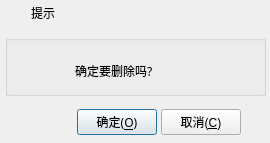
<?xml version="1.0" encoding="UTF-8"?>
<ui version="4.0">
 <class>frmMessageBox</class>
 <widget class="QDialog" name="frmMessageBox">
  <property name="geometry">
   <rect>
    <x>0</x>
    <y>0</y>
    <width>270</width>
    <height>143</height>
   </rect>
  </property>
  <property name="windowTitle">
   <string>提示</string>
  </property>
  <layout class="QVBoxLayout" name="verticalLayout">
   <property name="spacing">
    <number>0</number>
   </property>
   <property name="margin">
    <number>0</number>
   </property>
   <item>
    <widget class="QWidget" name="widget_title" native="true">
     <property name="sizePolicy">
      <sizepolicy hsizetype="Preferred" vsizetype="Fixed">
       <horstretch>0</horstretch>
       <verstretch>0</verstretch>
      </sizepolicy>
     </property>
     <property name="minimumSize">
      <size>
       <width>100</width>
       <height>25</height>
      </size>
     </property>
     <layout class="QHBoxLayout" name="horizontalLayout_2">
      <property name="spacing">
       <number>0</number>
      </property>
      <property name="margin">
       <number>0</number>
      </property>
      <item>
       <widget class="QLabel" name="lab_Ico">
        <property name="sizePolicy">
         <sizepolicy hsizetype="Minimum" vsizetype="Preferred">
          <horstretch>0</horstretch>
          <verstretch>0</verstretch>
         </sizepolicy>
        </property>
        <property name="minimumSize">
         <size>
          <width>31</width>
          <height>0</height>
         </size>
        </property>
        <property name="text">
         <string/>
        </property>
        <property name="alignment">
         <set>Qt::AlignCenter</set>
        </property>
       </widget>
      </item>
      <item>
       <widget class="QLabel" name="lab_Title">
        <property name="sizePolicy">
         <sizepolicy hsizetype="Expanding" vsizetype="Preferred">
          <horstretch>0</horstretch>
          <verstretch>0</verstretch>
         </sizepolicy>
        </property>
        <property name="font">
         <font>
          <family>微软雅黑</family>
          <pointsize>9</pointsize>
          <weight>9</weight>
          <italic>false</italic>
          <bold>false</bold>
         </font>
        </property>
        <property name="styleSheet">
         <string notr="true">font: 75 9pt &quot;微软雅黑&quot;;</string>
        </property>
        <property name="text">
         <string>提示</string>
        </property>
        <property name="alignment">
         <set>Qt::AlignLeading|Qt::AlignLeft|Qt::AlignVCenter</set>
        </property>
       </widget>
      </item>
      <item>
       <widget class="QWidget" name="widget_menu" native="true">
        <property name="sizePolicy">
         <sizepolicy hsizetype="Minimum" vsizetype="Preferred">
          <horstretch>0</horstretch>
          <verstretch>0</verstretch>
         </sizepolicy>
        </property>
        <layout class="QHBoxLayout" name="horizontalLayout">
         <property name="spacing">
          <number>0</number>
         </property>
         <property name="margin">
          <number>0</number>
         </property>
         <item>
          <widget class="QPushButton" name="btnMenu_Close">
           <property name="sizePolicy">
            <sizepolicy hsizetype="Minimum" vsizetype="Expanding">
             <horstretch>0</horstretch>
             <verstretch>0</verstretch>
            </sizepolicy>
           </property>
           <property name="minimumSize">
            <size>
             <width>40</width>
             <height>0</height>
            </size>
           </property>
           <property name="cursor">
            <cursorShape>ArrowCursor</cursorShape>
           </property>
           <property name="focusPolicy">
            <enum>Qt::NoFocus</enum>
           </property>
           <property name="toolTip">
            <string>关闭</string>
           </property>
           <property name="text">
            <string/>
           </property>
           <property name="flat">
            <bool>true</bool>
           </property>
          </widget>
         </item>
        </layout>
       </widget>
      </item>
     </layout>
    </widget>
   </item>
   <item>
    <widget class="QWidget" name="widget_main" native="true">
     <property name="styleSheet">
      <string notr="true">font: 11pt &quot;微软雅黑&quot;;</string>
     </property>
     <widget class="QGroupBox" name="groupBox">
      <property name="geometry">
       <rect>
        <x>5</x>
        <y>10</y>
        <width>261</width>
        <height>61</height>
       </rect>
      </property>
      <property name="title">
       <string/>
      </property>
      <widget class="QLabel" name="labIcoMain">
       <property name="geometry">
        <rect>
         <x>10</x>
         <y>10</y>
         <width>45</width>
         <height>45</height>
        </rect>
       </property>
       <property name="styleSheet">
        <string notr="true">border-image: url(:/image/messagebox/info.png);</string>
       </property>
       <property name="text">
        <string/>
       </property>
      </widget>
      <widget class="QLabel" name="labInfo">
       <property name="geometry">
        <rect>
         <x>70</x>
         <y>10</y>
         <width>211</width>
         <height>51</height>
        </rect>
       </property>
       <property name="font">
        <font>
         <family>微软雅黑</family>
         <pointsize>9</pointsize>
         <weight>9</weight>
         <italic>false</italic>
         <bold>false</bold>
        </font>
       </property>
       <property name="styleSheet">
        <string notr="true">font: 75 9pt &quot;微软雅黑&quot;;</string>
       </property>
       <property name="text">
        <string>确定要删除吗?</string>
       </property>
       <property name="scaledContents">
        <bool>false</bool>
       </property>
       <property name="wordWrap">
        <bool>true</bool>
       </property>
      </widget>
     </widget>
     <widget class="QWidget" name="layoutWidget">
      <property name="geometry">
       <rect>
        <x>10</x>
        <y>80</y>
        <width>231</width>
        <height>34</height>
       </rect>
      </property>
      <layout class="QHBoxLayout" name="horizontalLayout_3">
       <property name="spacing">
        <number>4</number>
       </property>
       <item>
        <spacer name="horizontalSpacer">
         <property name="orientation">
          <enum>Qt::Horizontal</enum>
         </property>
         <property name="sizeHint" stdset="0">
          <size>
           <width>40</width>
           <height>20</height>
          </size>
         </property>
        </spacer>
       </item>
       <item>
        <widget class="QPushButton" name="btnOk">
         <property name="sizePolicy">
          <sizepolicy hsizetype="Maximum" vsizetype="Maximum">
           <horstretch>0</horstretch>
           <verstretch>0</verstretch>
          </sizepolicy>
         </property>
         <property name="font">
          <font>
           <family>微软雅黑</family>
           <pointsize>9</pointsize>
           <weight>9</weight>
           <italic>false</italic>
           <bold>false</bold>
          </font>
         </property>
         <property name="cursor">
          <cursorShape>PointingHandCursor</cursorShape>
         </property>
         <property name="focusPolicy">
          <enum>Qt::StrongFocus</enum>
         </property>
         <property name="styleSheet">
          <string notr="true">font: 75 9pt &quot;微软雅黑&quot;;</string>
         </property>
         <property name="text">
          <string>确定(&amp;O)</string>
         </property>
         <property name="icon">
          <iconset>
           <normaloff>:/image/update.png</normaloff>:/image/update.png</iconset>
         </property>
         <property name="iconSize">
          <size>
           <width>20</width>
           <height>20</height>
          </size>
         </property>
        </widget>
       </item>
       <item>
        <widget class="QPushButton" name="btnCancel">
         <property name="sizePolicy">
          <sizepolicy hsizetype="Maximum" vsizetype="Maximum">
           <horstretch>0</horstretch>
           <verstretch>0</verstretch>
          </sizepolicy>
         </property>
         <property name="cursor">
          <cursorShape>PointingHandCursor</cursorShape>
         </property>
         <property name="focusPolicy">
          <enum>Qt::StrongFocus</enum>
         </property>
         <property name="styleSheet">
          <string notr="true">font: 75 9pt &quot;微软雅黑&quot;;</string>
         </property>
         <property name="text">
          <string>取消(&amp;C)</string>
         </property>
         <property name="icon">
          <iconset>
           <normaloff>:/image/close.png</normaloff>:/image/close.png</iconset>
         </property>
         <property name="iconSize">
          <size>
           <width>20</width>
           <height>20</height>
          </size>
         </property>
        </widget>
       </item>
      </layout>
     </widget>
    </widget>
   </item>
  </layout>
 </widget>
 <resources/>
 <connections/>
</ui>
